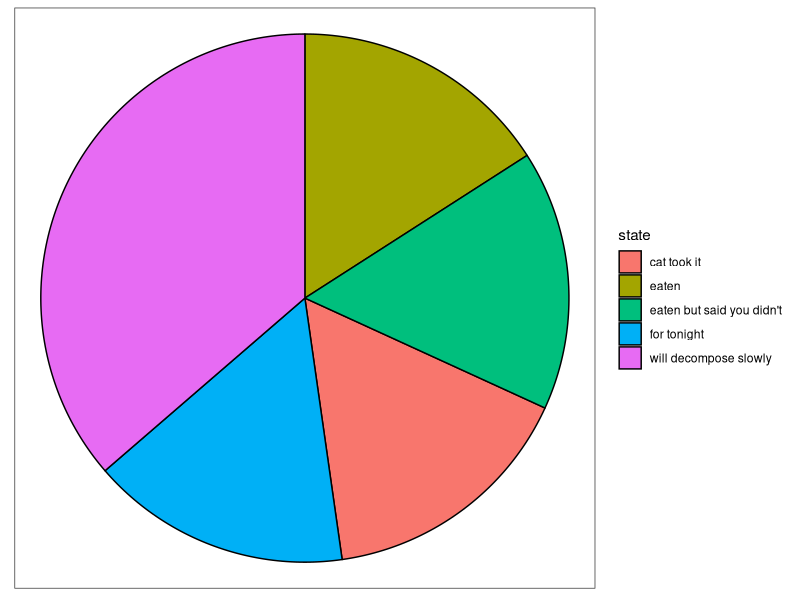
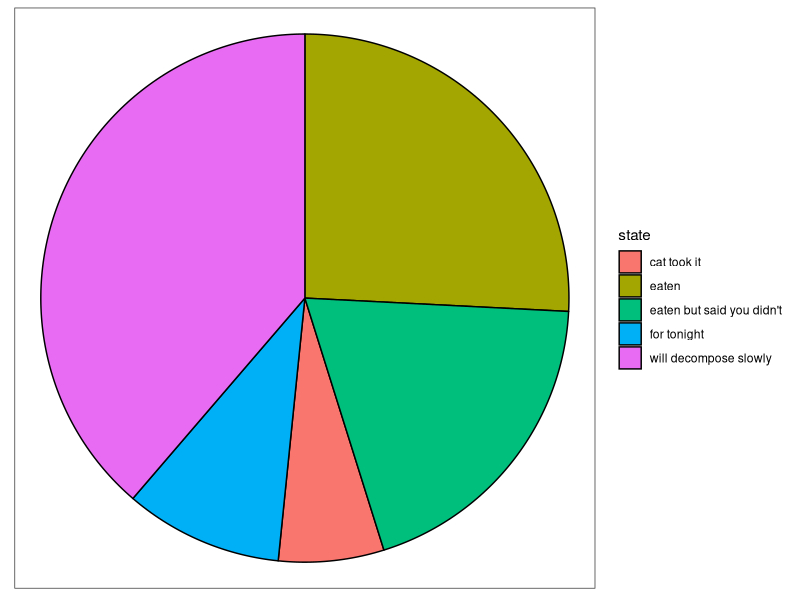
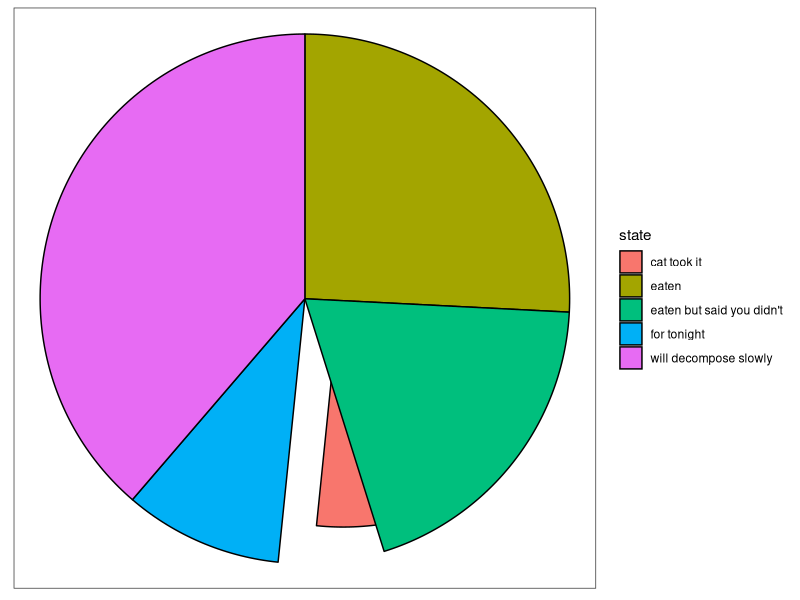
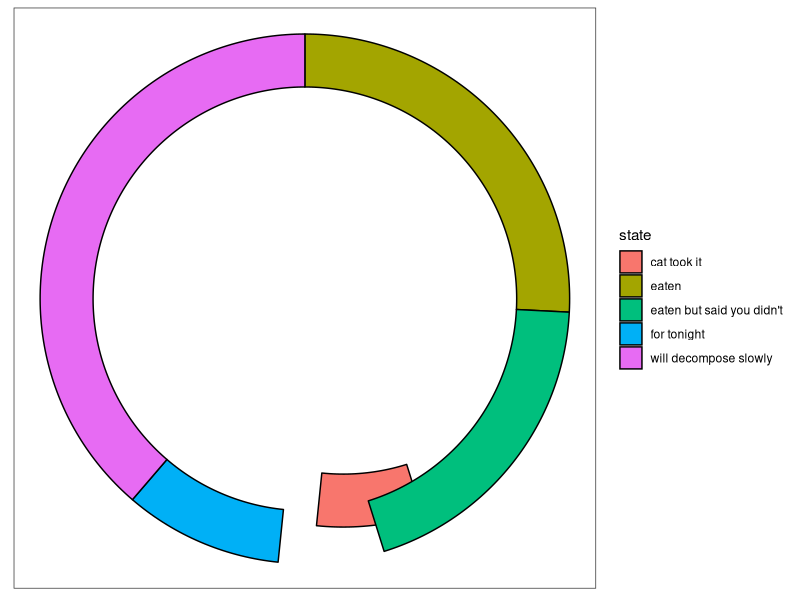
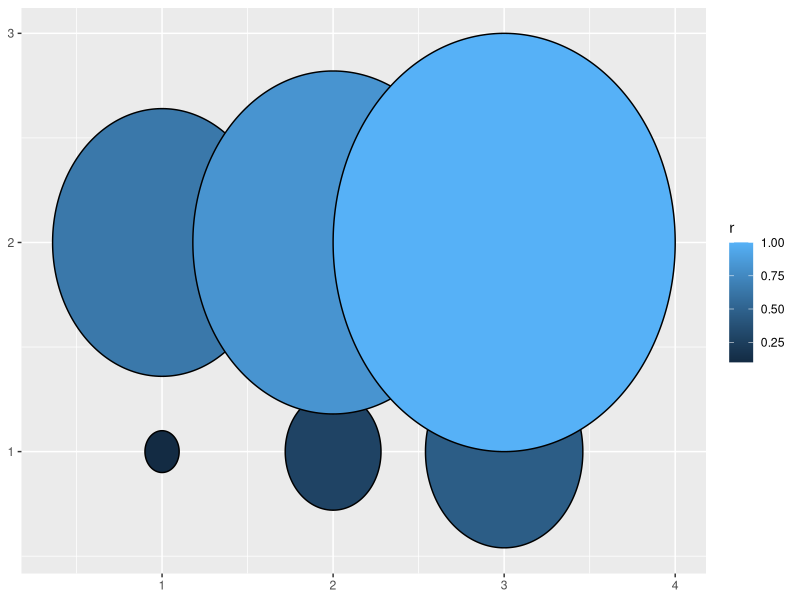
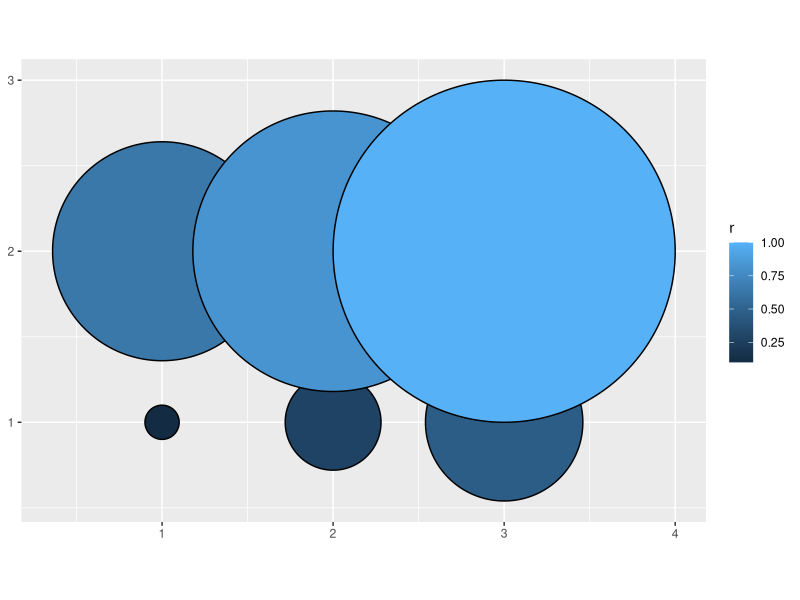
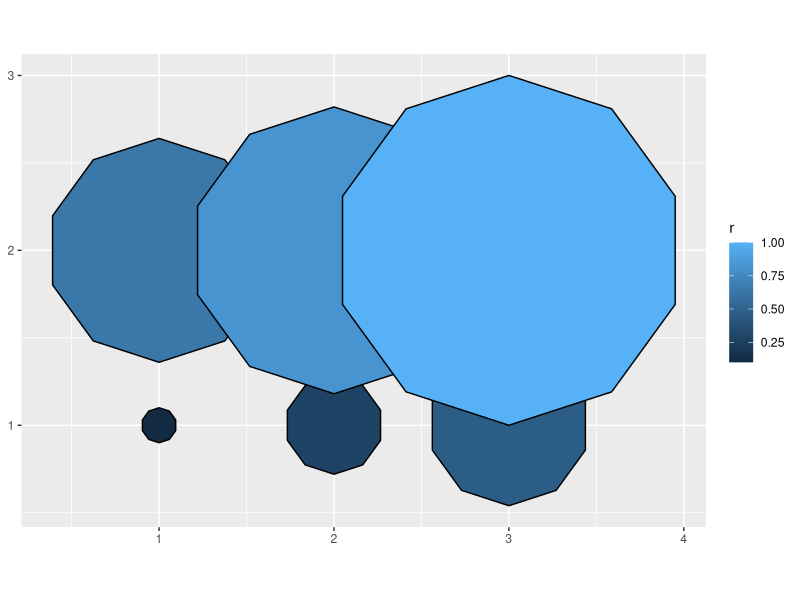

Source code (R) for these figures, in order:
## ---- chunk 1
library(ggforce)
## ---- chunk 2
# We'll start by defining some dummy data
pie <- data.frame(
    state = c('eaten', 'eaten but said you didn\'t', 'cat took it', 
              'for tonight', 'will decompose slowly'),
    focus = c(0.2, 0, 0, 0, 0),
    start = c(0, 1, 2, 3, 4),
    end = c(1, 2, 3, 4, 2*pi),
    amount = c(4,3, 1, 1.5, 6),
    stringsAsFactors = FALSE
)

p <- ggplot() + theme_no_axes() + coord_fixed()

# For low level control you define the start and end angles yourself
p + geom_arc_bar(aes(x0 = 0, y0 = 0, r0 = 0, r = 1, start = start, end = end, 
                     fill = state),
                 data = pie)

# But often you'll have values associated with each wedge. Use stat_pie then
p + geom_arc_bar(aes(x0 = 0, y0 = 0, r0 = 0, r = 1, amount = amount, 
                     fill = state),
                 data = pie, stat = 'pie')

# The wedges can be exploded away from the centre using the explode aesthetic
p + geom_arc_bar(aes(x0 = 0, y0 = 0, r0 = 0, r = 1, amount = amount, 
                     fill = state, explode = focus),
                 data = pie, stat = 'pie')

# And a donut can be made by setting r0 to something > 0
p + geom_arc_bar(aes(x0 = 0, y0 = 0, r0 = 0.8, r = 1, amount = amount, 
                     fill = state, explode = focus),
                 data = pie, stat = 'pie')
## ---- chunk 3
# Here are some data describing some circles
circles <- data.frame(
    x0 = rep(1:3, 2),
    y0 =  rep(1:2, each=3),
    r = seq(0.1, 1, length.out = 6)
)
ggplot() + geom_circle(aes(x0=x0, y0=y0, r=r, fill=r), data=circles)

# As it is related to the coordinate system, coord_fixed() is needed to ensure
# true circularity
ggplot() + geom_circle(aes(x0=x0, y0=y0, r=r, fill=r), data=circles) +
    coord_fixed()

# Use n to set the smoothness of the circle
ggplot() + geom_circle(aes(x0=x0, y0=y0, r=r, fill=r), data=circles, n=10) +
    coord_fixed()
